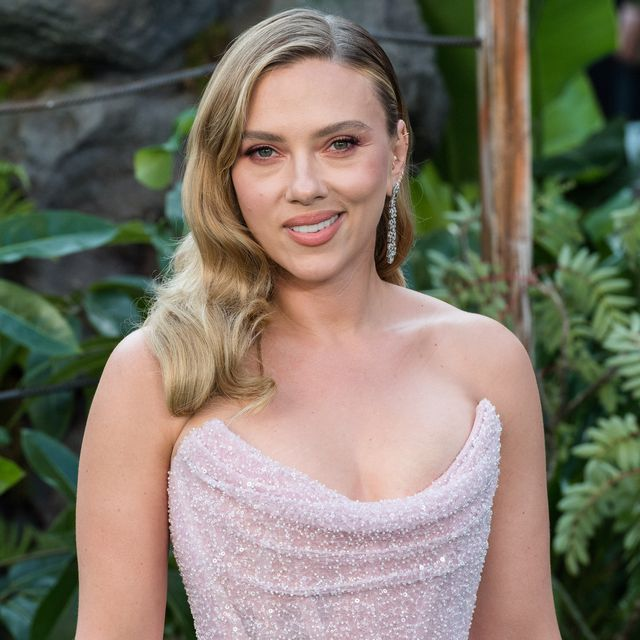
#> input picture 17-Analise_de_imagem/IMGs/scarllet.png, 640 x 640 px
$ jupyter execute Analise_Imagem.ipynb
#> lines starting #> are read from the running program, lines starting #| are printed output that depends on the picture
# Processamento de Imagens

## Modulos

[cell 1]
import numpy as np
import pandas as pd
import matplotlib.pyplot as plt

[cell 2]
import cv2
from PIL import Image
import imutils

### Carregar Imagens

[cell 3]
imagem = np.array(Image.open('../17-Analise_de_imagem/IMGs/scarllet.png'))
#> imagem is the input picture: shape (640, 640, 3); mean R, G, B 125.4, 117.3, 103

[cell 4]
plt.figure(figsize = (5,5))
plt.imshow(imagem)
plt.axis('off')

- Rotacionar

[cell 5]
angulo = -90
img_rotated = imutils.rotate_bound(imagem, angle=angulo)
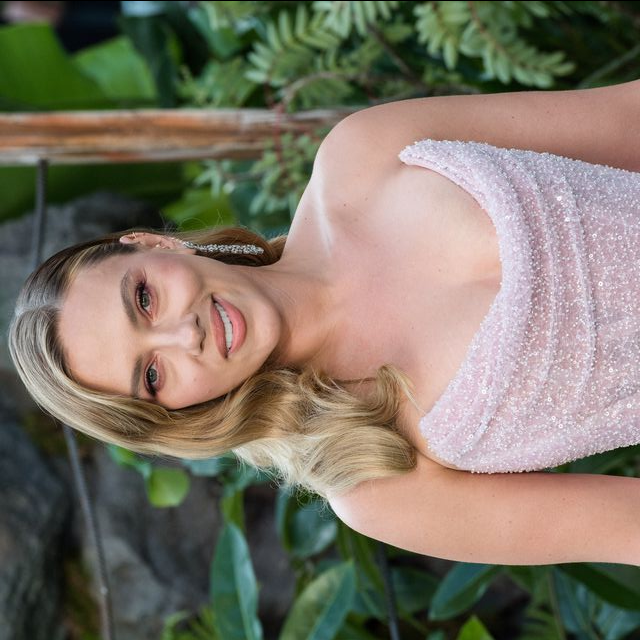
#> img_rotated: shape (640, 640, 3); mean R, G, B 125.3, 117.2, 102.9
plt.imshow(img_rotated)
plt.axis('off')

- Mudar Escala

[cell 6]
img_gc = Image.open('../17-Analise_de_imagem/IMGs/scarllet.png').convert('LA')
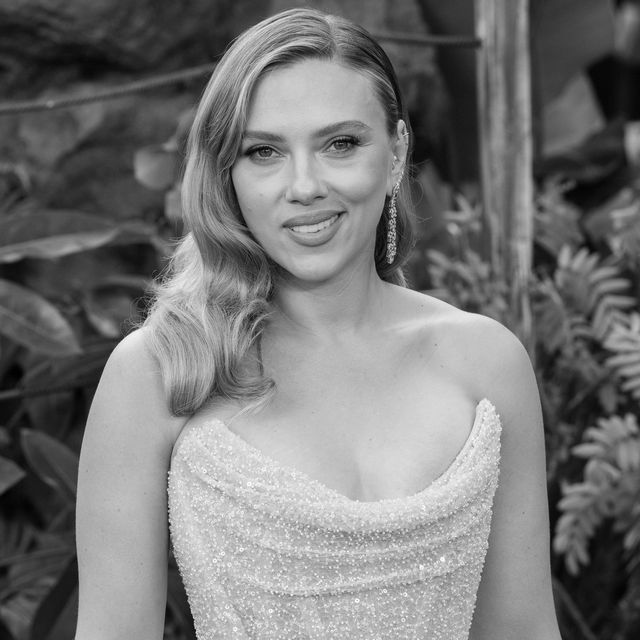
#> img_gc: PIL image 640x640 LA; mean R, G, B, A 118.1, 118.1, 118.1, 255

[cell 7]
plt.imshow(img_gc)

- Propriedades da Imagem

[cell 8]
type(imagem)

[cell 9]
imagem.shape
#> Out = (640, 640, 3)

[cell 10]
imagem.ndim
#> Out = 3

[cell 11]
imagem.size, 640*640*3
#> Out = (1228800, 1228800)

### Dividir as camadas RGB

[cell 12]
plt.title('Escala R')
plt.ylabel('Altura {}'.format(imagem.shape[0]))
plt.xlabel('Largura {}'.format(imagem.shape[1]))
plt.imshow(imagem[:,:,0])
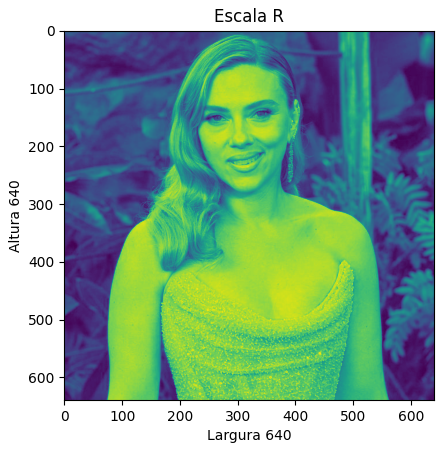
#> figure drawn by matplotlib, 1 panel

[cell 13]
imagem[:,:,0]

[cell 14]
plt.title('Escala R')
plt.ylabel('Altura {}'.format(imagem.shape[0]))
plt.xlabel('Largura {}'.format(imagem.shape[1]))
plt.imshow(imagem[:,:,1])
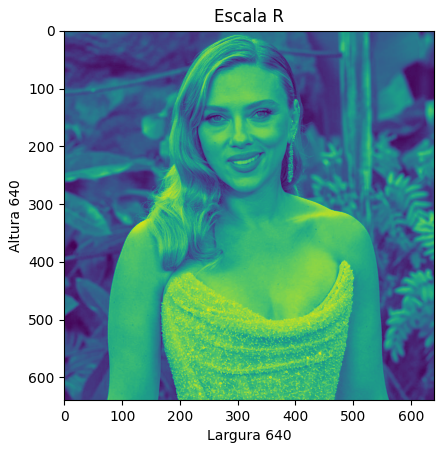
#> figure drawn by matplotlib, 1 panel

[cell 15]
plt.title('Escala R')
plt.ylabel('Altura {}'.format(imagem.shape[0]))
plt.xlabel('Largura {}'.format(imagem.shape[1]))
plt.imshow(imagem[:,:,2])
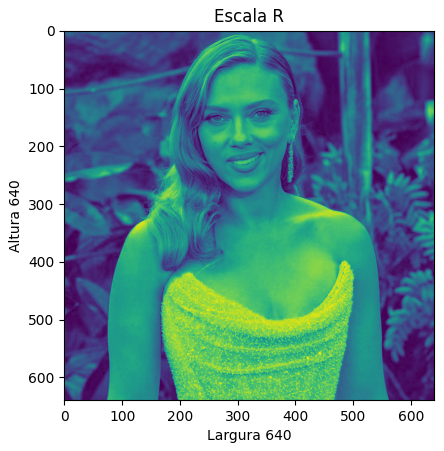
#> figure drawn by matplotlib, 1 panel
